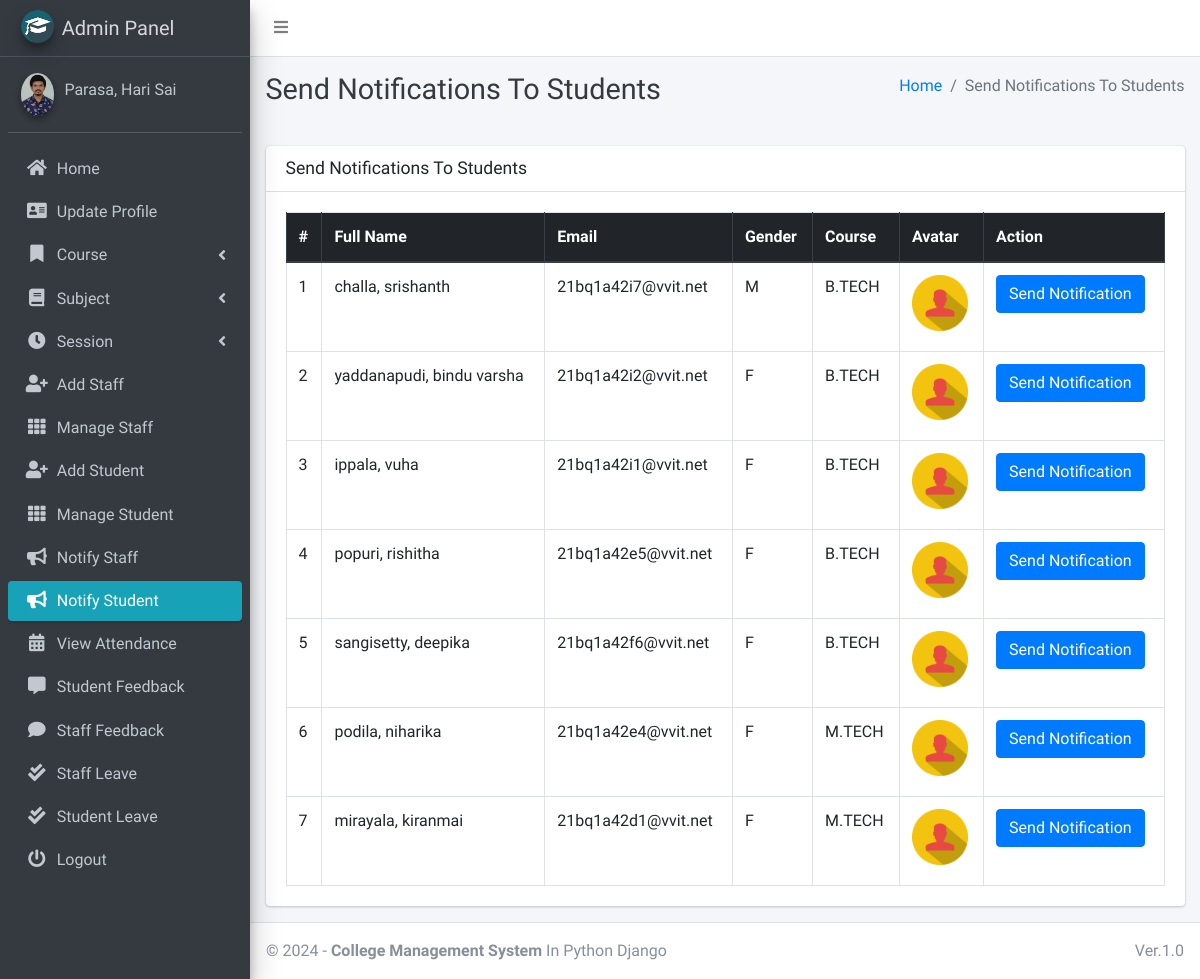
Page /admin_notify_student (signed in) on the committed database.
### main_app/models.py (models this page shows, shortened)
class CustomUser(AbstractUser):
    USER_TYPE = ((1, "HOD"), (2, "Staff"), (3, "Student"))
    GENDER = [("M", "Male"), ("F", "Female")]
    username = None  # Removed username, using email instead
    email = models.EmailField(unique=True)
    user_type = models.CharField(default=1, choices=USER_TYPE, max_length=1)
    gender = models.CharField(max_length=1, choices=GENDER)
    profile_pic = models.ImageField()
    address = models.TextField()
    fcm_token = models.TextField(default="")  # For firebase notifications
    created_at = models.DateTimeField(auto_now_add=True)
    updated_at = models.DateTimeField(auto_now=True)
    groups = models.ManyToManyField(
        'auth.Group',
        related_name='customuser_groups',
        blank=True,
        help_text='The groups this user belongs to.',
        verbose_name='groups'
    )
    user_permissions = models.ManyToManyField(
        'auth.Permission',
        related_name='customuser_user_permissions',
        blank=True,
        help_text='Specific permissions for this user.',
        verbose_name='user permissions'
    )
    USERNAME_FIELD = "email"
    REQUIRED_FIELDS = []
    objects = CustomUserManager()
    def __str__(self):
        return self.last_name + ", " + self.first_name

class Student(models.Model):
    admin = models.OneToOneField(CustomUser, on_delete=models.CASCADE)
    course = models.ForeignKey(Course, on_delete=models.DO_NOTHING, null=True, blank=False)
    session = models.ForeignKey(Session, on_delete=models.DO_NOTHING, null=True)

class Course(models.Model):
    name = models.CharField(max_length=120)
    created_at = models.DateTimeField(auto_now_add=True)
    updated_at = models.DateTimeField(auto_now=True)

### main_app/hod_views.py (the view)
# urls.py: path("admin_notify_student", hod_views.admin_notify_student,
def admin_notify_student(request):
    student = CustomUser.objects.filter(user_type=3)
    context = {
        'page_title': "Send Notifications To Students",
        'students': student
    }
    return render(request, "hod_template/student_notification.html", context)

### main_app/templates/hod_template/student_notification.html (shortened to what this page needs)
{% extends 'main_app/base.html' %}
{% load static %}
{% block page_title %}{{page_title}}{% endblock page_title %}
{% block content %}
<section class="content">
    <div class="container-fluid">
        <div class="row">
            <div class="col-md-12">
                <div class="card">
                    <div class="card-header">
                        <h3 class="card-title">{{page_title}}</h3>
                    </div>
                    <div class="card-body">
                        <table id="example2" class="table table-bordered table-hover">
                            <thead class="thead-dark">
                                <tr>
                                    <th>#</th>
                                    <th>Full Name</th>
                                    <th>Email</th>
                                    <th>Gender</th>
                                    <th>Course</th>
                                    <th>Avatar</th>
                                    <th>Action</th>
                                </tr>
                            </thead>
                            <tbody>
                                {% for student in students %}
                                <tr>
                                    <td>{{ forloop.counter }}</td>
                                    <td>{{student.last_name}}, {{student.first_name}}</td>
                                    <td>{{student.email}}</td>
                                    <td>{{student.gender}}</td>
                                    <td>{{student.student.course.name}}</td>
                                    <td>
                                        {% if student.profile_pic == ""  %}
                                        No Image
                                        {% else %}
                                        <img class="img img-fluid mb-2" height="56" width="56"
                                            src="{{student.profile_pic}}" alt="">
                                        {% endif %}
                                    </td>
                                    <td><button data-toggle = "modal" data-target = "#myModal"class="btn btn-primary show_notification" value="{{student.id}}">Send Notification</button>
                                    </td>
                                </tr>
                                {% endfor %}
                            </tbody>
                        </table>
                    </div>
                </div>
            </div>
        </div>
    </div>
</section>
{% endblock content %}

### main_app/templates/main_app/base.html (shortened to what this page needs)
{% load static %}
<!DOCTYPE html>
<html>
<head>
    <link rel="stylesheet" href="{% static 'plugins/fontawesome-free/css/all.min.css'%} ">
    <link rel="stylesheet" href="https://code.ionicframework.com/ionicons/2.0.1/css/ionicons.min.css">
    <link rel="stylesheet"
        href="{% static 'plugins/tempusdominus-bootstrap-4/css/tempusdominus-bootstrap-4.min.css'%} ">
    <link rel="stylesheet" href="{% static 'plugins/icheck-bootstrap/icheck-bootstrap.min.css'%} ">
    <link rel="stylesheet" href="{% static 'dist/css/adminlte.min.css'%} ">
    <link rel="stylesheet" href="{% static 'plugins/overlayScrollbars/css/OverlayScrollbars.min.css'%} ">
    <link rel="stylesheet" href="{% static 'plugins/daterangepicker/daterangepicker.css'%} ">
</head>
<body class="hold-transition sidebar-mini layout-fixed">
    <div class="wrapper">
        <nav class="main-header navbar navbar-expand navbar-white navbar-light">
            <ul class="navbar-nav">
                <li class="nav-item">
                    <a class="nav-link" data-widget="pushmenu" href="#"><i class="fas fa-bars"></i></a>
                </li>
            </ul>
        </nav>
        {% include "main_app/sidebar_template.html" with user=user %}
        <div class="content-wrapper">
            <div class="content-header">
                <div class="container-fluid">
                    <div class="row mb-2">
                        <div class="col-sm-6">
                            <h1 class="m-0 text-dark">{% block page_title %}{% endblock page_title %}</h1>
                        </div>
                        <div class="col-sm-6">
                            <ol class="breadcrumb float-sm-right">
                                <li class="breadcrumb-item"><a href="#">Home</a></li>
                                <li class="breadcrumb-item active">{{ page_title }}</li>
                            </ol>
                        </div>
                    </div>
                </div>
            </div>
<section class="content">
    <div class="container-fluid">
        <div class="row">
            <div class="col-md-12">
            </div></div></div></section>
            {% block content %}
            {% endblock content %}
        </div>
        {% include "main_app/footer.html" %}
    </div>
</body>
</html>

### main_app/templates/main_app/sidebar_template.html (shortened to what this page needs)
{% load static %}
<aside class="main-sidebar sidebar-dark-info elevation-4">
    {% if request.user.user_type == '1' %}
    <a href="{% url 'admin_home' %}" class="brand-link">
        <img src="{% static 'dist/img/cmsl.png' %} " alt="AdminLTE Logo"
            class="brand-image img-circle elevation-3" >
        <span class="brand-text font-weight-light">Admin Panel</span>
    </a>
    <div class="sidebar">
        <div class="user-panel mt-3 pb-3 mb-3 d-flex">
            <div class="image">
                <img src="{{ request.user.profile_pic}}" class="img-circle elevation-2" alt="User Image">
            </div>
            <div class="info">
                <a href="#" class="d-block">{{user}}</a>
            </div>
        </div>
        <nav class="mt-2">
            <ul class="nav nav-pills nav-sidebar flex-column" data-widget="treeview" role="menu" data-accordion="false">
                <li class="nav-item">
                    {% url 'admin_home' as admin_home %}
                    <a href="{{admin_home}}" class="nav-link {% if admin_home == request.path %} active {% endif %}">
                        <i class="nav-icon fas fa-home"></i>
                        <p>
                            Home
                        </p>
                    </a>
                </li>
                <li class="nav-item">
                    {% url 'admin_view_profile' as admin_view_profile %}
                    <a href="{{admin_view_profile}}"
                        class="nav-link {% if admin_view_profile == request.path %} active {% endif %}">
                        <i class="nav-icon fas fa-address-card"></i>
                        <p>
                            Update Profile
                        </p>
                    </a>
                </li>
                <li class="nav-item has-treeview">
                    <a href="#" class="nav-link">
                        <i class="nav-icon fas fa-bookmark"></i>
                        <p>
                            Course
                            <i class="fas fa-angle-left right"></i>
                        </p>
                    </a>
                </li>
                <li class="nav-item has-treeview">
                    <a href="#" class="nav-link">
                        <i class="nav-icon fas fa-book"></i>
                        <p>
                            Subject
                            <i class="fas fa-angle-left right"></i>
                        </p>
                    </a>
                </li>
                <li class="nav-item has-treeview">
                    <a href="#" class="nav-link">
                        <i class="nav-icon fas fa-clock"></i>
                        <p>
                            Session
                            <i class="fas fa-angle-left right"></i>
                        </p>
                    </a>
                </li>
                <li class="nav-item">
                    {% url 'add_staff' as add_staff %}
                    <a href="{{add_staff}}" class="nav-link {% if add_staff == request.path %} active {% endif %}">
                        <i class="nav-icon fas fa-user-plus"></i>
                        <p>
                            Add Staff
                        </p>
                    </a>
                </li>
                <li class="nav-item">
                    {% url 'manage_staff' as manage_staff %}
                    {% url 'edit_staff' staff_id as edit_staff %}
                    <a href="{{manage_staff}}"
                        class="nav-link {% if manage_staff == request.path or request.path == edit_staff %} active {% endif %}">
                        <i class="nav-icon fas fa-th"></i>
                        <p>
                            Manage Staff
                        </p>
                    </a>
                </li>
                <li class="nav-item">
                    {% url 'add_student' as add_student%}
                    <a href="{{add_student}}" class="nav-link  {% if add_student == request.path %} active {% endif %}">
                        <i class="nav-icon fas fa-user-plus"></i>
                        <p>
                            Add Student
                        </p>
                    </a>
                </li>
                <li class="nav-item">
                    {% url 'manage_student' as manage_student %}
                    {% url 'edit_student' student_id as edit_student %}
                    <a href="{{manage_student}}"
                        class="nav-link  {% if edit_student == request.path or manage_student == request.path %} active {% endif %}">
                        <i class="nav-icon fas fa-th"></i>
                        <p>
                            Manage Student
                        </p>
                    </a>
                </li>
                <li class="nav-item">
                    {% url 'admin_notify_staff' as admin_notify_staff %}
                    <a href="{{admin_notify_staff}}"
                        class="nav-link {% if admin_notify_staff == request.path %} active {% endif %}">
                        <i class="nav-icon fas fa-bullhorn"></i>
                        <p>
                            Notify Staff
                        </p>
                    </a>
                </li>
                <li class="nav-item">
                    {% url 'admin_notify_student' as admin_notify_student %}
                    <a href="{{admin_notify_student}}"
                        class="nav-link {% if admin_notify_student == request.path %} active {% endif %}">
                        <i class="nav-icon fas fa-bullhorn"></i>
                        <p>
                            Notify Student
                        </p>
                    </a>
                </li>
                <li class="nav-item">
                    {% url 'admin_view_attendance' as admin_view_attendance %}
                <li class="nav-item">
                    <a href="{{admin_view_attendance}}"
                        class="nav-link  {% if admin_view_attendance == request.path %} active {% endif %}">
                        <i class="nav-icon fas fa-calendar-alt"></i>
                        <p>
                            View Attendance
                        </p>
                    </a>
                </li>
                <li class="nav-item">
                    {% url 'student_feedback_message' as student_feedback_message %}
                    <a href="{{ student_feedback_message }}"
                        class="nav-link  {% if student_feedback_message == request.path %} active {% endif %}">
                        <i class="nav-icon fas fa-comment-alt"></i>
                        <p>
                            Student Feedback
                        </p>
                    </a>
                </li>
                <li class="nav-item">
                    {% url 'staff_feedback_message' as staff_feedback_message %}
                    <a href="{{staff_feedback_message}}"
                        class="nav-link   {% if staff_feedback_message == request.path %} active {% endif %}">
                        <i class="nav-icon fas fa-comment"></i>
                        <p>
                            Staff Feedback
                        </p>
                    </a>
                </li>
                <li class="nav-item">
                    {% url 'view_staff_leave' as view_staff_leave %}
                    <a href="{{view_staff_leave}}"
                        class="nav-link  {% if view_staff_leave == request.path %} active {% endif %}">
                        <i class="nav-icon fas fa-check-double"></i>
                        <p>
                            Staff Leave
                        </p>
                    </a>
                </li>
                <li class="nav-item">
                    {% url 'view_student_leave' as view_student_leave %}
                    <a href="{% url 'view_student_leave' %}"
                        class="nav-link  {% if view_student_leave == request.path %} active {% endif %}">
                        <i class="nav-icon fas fa-check-double"></i>
                        <p>
                            Student Leave
                        </p>
                    </a>
                </li>
                                        {% endif %}
                                        <li class="nav-item">
                                            <a href="{% url 'user_logout' %}"
                                                onclick="return confirm('Your session would be terminated.\n\nProceed?')"
                                                class="nav-link">
                                                <i class="nav-icon fas fa-power-off"></i>
                                                <p>
                                                    Logout
                                                </p>
                                            </a>
                                        </li>
                                    </ul>
                                </nav>
                            </div>
</aside>

### main_app/templates/main_app/footer.html
<footer class="main-footer">
    &copy; {% now "Y" %} - <strong>College Management System</strong>
    In Python Django
    <div class="float-right d-none d-sm-inline-block">
       Ver.1.0
    </div>
</footer>

### rows in the picture
CustomUser: last_name+first_name "Parasa, Hari Sai"
CustomUser: last_name "challa", first_name "srishanth", email "21bq1a42i7@vvit.net", gender "M", student.course.name "B.TECH", profile_pic (picture)
CustomUser: last_name "yaddanapudi", first_name "bindu varsha", email "21bq1a42i2@vvit.net", gender "F", student.course.name "B.TECH", profile_pic (picture)
CustomUser: last_name "ippala", first_name "vuha", email "21bq1a42i1@vvit.net", gender "F", student.course.name "B.TECH", profile_pic (picture)
CustomUser: last_name "popuri", first_name "rishitha", email "21bq1a42e5@vvit.net", gender "F", student.course.name "B.TECH", profile_pic (picture)
CustomUser: last_name "sangisetty", first_name "deepika", email "21bq1a42f6@vvit.net", gender "F", student.course.name "B.TECH", profile_pic (picture)
CustomUser: last_name "podila", first_name "niharika", email "21bq1a42e4@vvit.net", gender "F", student.course.name "M.TECH", profile_pic (picture)
CustomUser: last_name "mirayala", first_name "kiranmai", email "21bq1a42d1@vvit.net", gender "F", student.course.name "M.TECH", profile_pic (picture)

### other values in the picture
{{ page_title }} "Send Notifications To Students"
